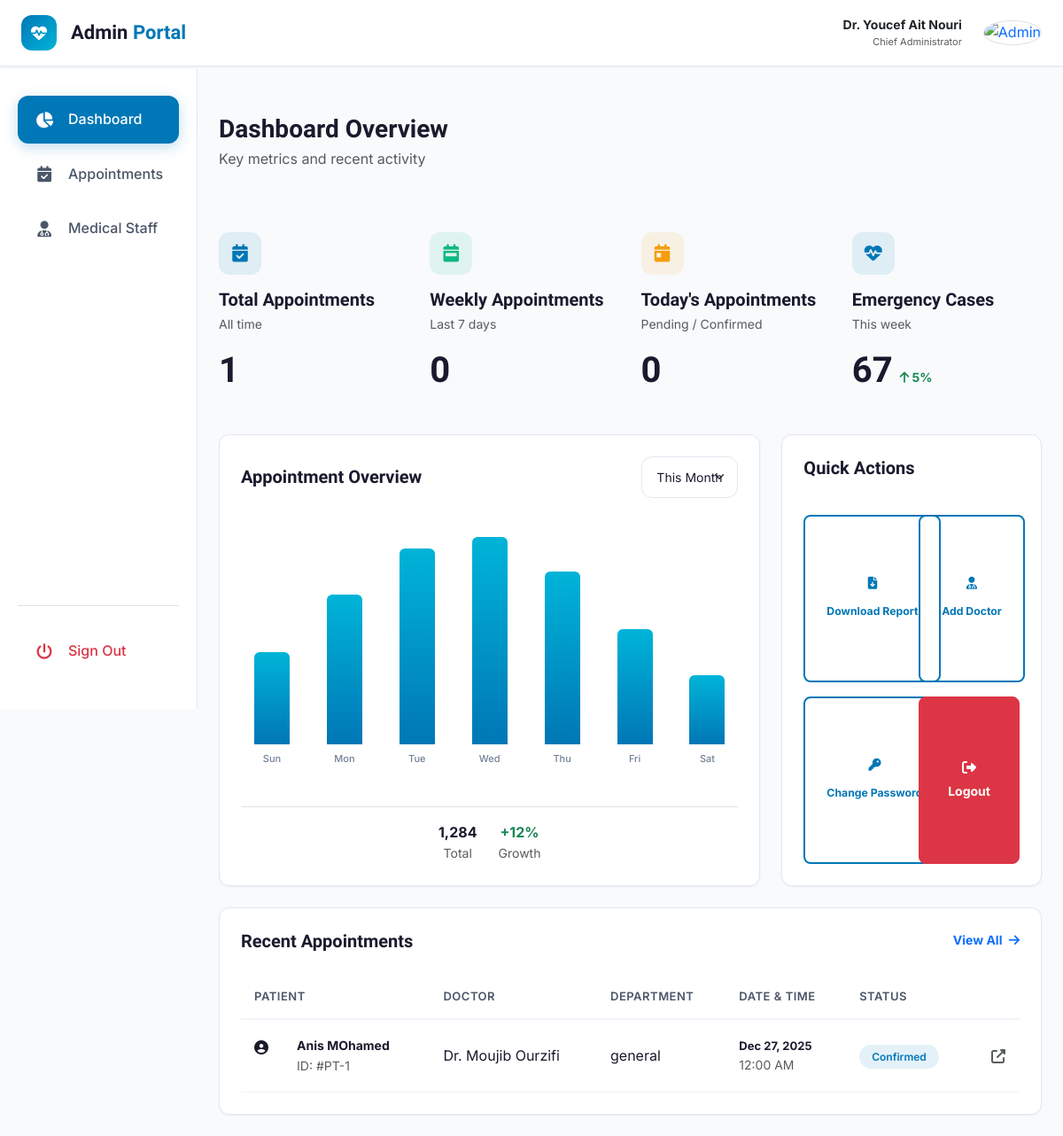
Screenshot of /admin.php (signed in) with the database file from the repository.
### tables this page shows
CREATE TABLE `appointments` (
  `id` int(11) NOT NULL,
  `first_name` varchar(100) NOT NULL,
  `last_name` varchar(100) NOT NULL,
  `birthdate` date NOT NULL,
  `gender` enum('Male','Female') DEFAULT NULL,
  `requested_service` varchar(150) NOT NULL,
  `preferred_date` date NOT NULL,
  `preferred_time` time NOT NULL,
  `email` varchar(150) NOT NULL,
  `phone` varchar(30) NOT NULL,
  `address` text DEFAULT NULL,
  `allergies_history` text DEFAULT NULL,
  `selected_doctor` varchar(100) DEFAULT NULL,
  `medical_file` varchar(255) DEFAULT NULL,
  `created_at` datetime DEFAULT current_timestamp(),
  `updated_at` datetime DEFAULT current_timestamp() ON UPDATE current_timestamp(),
  `status` enum('Pending','Confirmed','Completed','Cancelled') DEFAULT 'Pending'
);

### admin.php (the view, shortened to what the rows shown need)
<?php
require_once 'connection.php';
try {
    $stmt = $pdo->query("SELECT COUNT(*) FROM appointments");
    $totalAppointments = (int) $stmt->fetchColumn();
    $stmt = $pdo->query("SELECT COUNT(*) FROM appointments WHERE preferred_date >= DATE_SUB(CURDATE(), INTERVAL 7 DAY)");
    $weeklyAppointments = (int) $stmt->fetchColumn();
    $stmt = $pdo->query("SELECT COUNT(*) FROM appointments WHERE preferred_date = CURDATE() AND status IN ('Pending','Confirmed')");
    $todayAppointments = (int) $stmt->fetchColumn();
    $upcomingStmt = $pdo->prepare("SELECT * FROM appointments ORDER BY created_at DESC LIMIT 5");
    $upcomingStmt->execute();
    $upcomingAppointments = $upcomingStmt->fetchAll();
} catch (Throwable $e) {
    error_log("Dashboard DB error: " . $e->getMessage());
    $totalAppointments = 0;
    $weeklyAppointments = 0;
    $todayAppointments = 0;
    $upcomingAppointments = [];
}
$statusClassMap = [
    'Pending'    => 'badge-warning',
    'Confirmed'  => 'badge-info',
    'Completed'  => 'badge-success',
    'Cancelled'  => 'badge-danger',
];
?>
<!DOCTYPE html>
<html lang="en">
<head>
    <link href="https://cdn.jsdelivr.net/npm/bootstrap@5.3.0/dist/css/bootstrap.min.css" rel="stylesheet">
    <link rel="stylesheet" href="https://cdnjs.cloudflare.com/ajax/libs/font-awesome/6.4.0/css/all.min.css">
    <link rel="stylesheet" href="styles.css">
</head>
<body class="admin-body">
    <div class="d-flex">
        <main class="admin-main flex-grow-1 p-4">
            <div class="admin-header mb-4">
                <h1 class="h3 font-sora fw-bold mb-1">Dashboard Overview</h1>
            </div>
            <div class="row g-4 mb-5">
                <div class="col-xl-3 col-md-6">
                    <div class="data-card d-flex flex-column h-100">
                        <div class="d-flex align-items-baseline gap-2 mt-auto">
                            <h2 class="display-6 fw-bold mb-0"><?= $totalAppointments ?></h2>
                        </div>
                    </div>
                </div>
                <div class="col-xl-3 col-md-6">
                    <div class="data-card d-flex flex-column h-100">
                        <div class="d-flex align-items-baseline gap-2 mt-auto">
                            <h2 class="display-6 fw-bold mb-0"><?= $weeklyAppointments ?></h2>
                        </div>
                    </div>
                </div>
                <div class="col-xl-3 col-md-6">
                    <div class="data-card d-flex flex-column h-100">
                        <div class="d-flex align-items-baseline gap-2 mt-auto">
                            <h2 class="display-6 fw-bold mb-0"><?= $todayAppointments ?></h2>
                        </div>
                    </div>
                </div>
                <div class="col-xl-3 col-md-6">
                    <div class="data-card d-flex flex-column h-100">
                        <div class="d-flex align-items-baseline gap-2 mt-auto">
                            <h2 class="display-6 fw-bold mb-0">67</h2>
                        </div>
                    </div>
                </div>
            </div>
            <div class="row g-4">
                <div class="col-12">
                    <div class="admin-card">
                        <div class="table-responsive">
                            <table class="table table-custom">
                                <thead>
                                    <tr>
                                        <th>Patient</th>
                                        <th>Doctor</th>
                                        <th>Department</th>
                                        <th>Date & Time</th>
                                        <th>Status</th>
                                        <th></th>
                                    </tr>
                                </thead>
                                <tbody>
                                    <?php if (!empty($upcomingAppointments)): ?>
                                        <?php foreach ($upcomingAppointments as $appt): ?>
                                            <tr>
                                                <td>
                                                    <div class="patient-info">
                                                        <i class="fas fa-user-circle patient-avatar"></i>
                                                        <div>
                                                            <p class="mb-0 fw-bold" style="font-size: 14px;">
                                                                <?= htmlspecialchars($appt['first_name'] . ' ' . $appt['last_name']) ?>
                                                            </p>
                                                            <p class="mb-0 text-muted small">ID: #PT-<?= $appt['id'] ?></p>
                                                        </div>
                                                    </div>
                                                </td>
                                                <td><?= htmlspecialchars($appt['selected_doctor'] ?: 'Unassigned') ?></td>
                                                <td><?= htmlspecialchars($appt['requested_service']) ?></td>
                                                <td>
                                                    <p class="mb-0 fw-bold" style="font-size: 13px;">
                                                        <?= date('M d, Y', strtotime($appt['preferred_date'])) ?>
                                                    </p>
                                                    <p class="mb-0 text-muted small">
                                                        <?= date('h:i A', strtotime($appt['preferred_time'])) ?>
                                                    </p>
                                                </td>
                                                <td>
                                                    <?php
                                                        $status = $appt['status'] ?? 'Pending';
                                                        $badgeClass = $statusClassMap[$status] ?? 'badge-secondary';
                                                    ?>
                                                    <span class="badge-status <?= $badgeClass ?>"><?= htmlspecialchars($status) ?></span>
                                                </td>
                                                <td class="text-end">
                                                    <a href="manage_appointments.php" class="btn btn-link text-muted p-0" title="Manage in Appointments">
                                                        <i class="fas fa-external-link-alt"></i>
                                                    </a>
                                                </td>
                                            </tr>
                                        <?php endforeach; ?>
                                    <?php else: ?>
                                        <tr>
                                            <td colspan="6" class="text-center text-muted py-4">No recent appointments found.</td>
                                        </tr>
                                    <?php endif; ?>
                                </tbody>
                            </table>
                        </div>
                    </div>
                </div>
            </div>
        </main>
    </div>
</body>
</html>

### rows the page displays
appointments: first_name+last_name "Anis MOhamed", id "1", selected_doctor "Dr. Moujib Ourzifi", requested_service "general", preferred_date "Dec 27, 2025", preferred_time "12:00 AM", status "Confirmed"

### other values shown
$totalAppointments "1"
$weeklyAppointments "0"
$todayAppointments "0"
